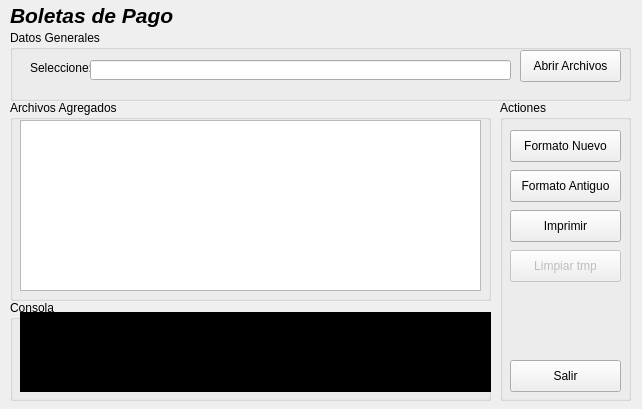
<?xml version="1.0" encoding="UTF-8"?>
<ui version="4.0">
 <class>Form</class>
 <widget class="QWidget" name="Form">
  <property name="geometry">
   <rect>
    <x>0</x>
    <y>0</y>
    <width>642</width>
    <height>409</height>
   </rect>
  </property>
  <property name="minimumSize">
   <size>
    <width>642</width>
    <height>409</height>
   </size>
  </property>
  <property name="maximumSize">
   <size>
    <width>642</width>
    <height>409</height>
   </size>
  </property>
  <property name="windowTitle">
   <string>Convertir Boletas de Pago</string>
  </property>
  <property name="locale">
   <locale language="Spanish" country="Peru"/>
  </property>
  <widget class="QGroupBox" name="groupBox">
   <property name="geometry">
    <rect>
     <x>10</x>
     <y>30</y>
     <width>621</width>
     <height>71</height>
    </rect>
   </property>
   <property name="title">
    <string>Datos Generales</string>
   </property>
   <widget class="QLabel" name="label_2">
    <property name="geometry">
     <rect>
      <x>20</x>
      <y>30</y>
      <width>61</width>
      <height>16</height>
     </rect>
    </property>
    <property name="text">
     <string>Seleccione:</string>
    </property>
   </widget>
   <widget class="QLineEdit" name="txtarchivos">
    <property name="geometry">
     <rect>
      <x>80</x>
      <y>30</y>
      <width>421</width>
      <height>20</height>
     </rect>
    </property>
   </widget>
   <widget class="QPushButton" name="btnopen">
    <property name="geometry">
     <rect>
      <x>510</x>
      <y>20</y>
      <width>101</width>
      <height>32</height>
     </rect>
    </property>
    <property name="text">
     <string>Abrir Archivos</string>
    </property>
   </widget>
  </widget>
  <widget class="QLabel" name="label">
   <property name="geometry">
    <rect>
     <x>10</x>
     <y>0</y>
     <width>181</width>
     <height>31</height>
    </rect>
   </property>
   <property name="font">
    <font>
     <family>Arial</family>
     <pointsize>16</pointsize>
     <weight>75</weight>
     <italic>true</italic>
     <bold>true</bold>
    </font>
   </property>
   <property name="text">
    <string>Boletas de Pago</string>
   </property>
  </widget>
  <widget class="QGroupBox" name="groupBox_2">
   <property name="geometry">
    <rect>
     <x>10</x>
     <y>100</y>
     <width>481</width>
     <height>201</height>
    </rect>
   </property>
   <property name="title">
    <string>Archivos Agregados</string>
   </property>
   <widget class="QListWidget" name="listarchivo">
    <property name="geometry">
     <rect>
      <x>10</x>
      <y>20</y>
      <width>461</width>
      <height>171</height>
     </rect>
    </property>
   </widget>
  </widget>
  <widget class="QGroupBox" name="groupBox_3">
   <property name="geometry">
    <rect>
     <x>10</x>
     <y>300</y>
     <width>481</width>
     <height>101</height>
    </rect>
   </property>
   <property name="title">
    <string>Consola</string>
   </property>
   <widget class="QTextEdit" name="txtstatus">
    <property name="enabled">
     <bool>false</bool>
    </property>
    <property name="geometry">
     <rect>
      <x>10</x>
      <y>12</y>
      <width>471</width>
      <height>80</height>
     </rect>
    </property>
    <property name="styleSheet">
     <string notr="true">background-color: rgb(0, 0, 0);
color: rgb(0, 255, 0);</string>
    </property>
   </widget>
  </widget>
  <widget class="QGroupBox" name="groupBox_4">
   <property name="geometry">
    <rect>
     <x>500</x>
     <y>100</y>
     <width>131</width>
     <height>301</height>
    </rect>
   </property>
   <property name="title">
    <string>Actiones</string>
   </property>
   <widget class="QPushButton" name="btnconvertir">
    <property name="geometry">
     <rect>
      <x>10</x>
      <y>30</y>
      <width>111</width>
      <height>32</height>
     </rect>
    </property>
    <property name="text">
     <string>Formato Nuevo</string>
    </property>
   </widget>
   <widget class="QPushButton" name="btnimprimir">
    <property name="geometry">
     <rect>
      <x>10</x>
      <y>110</y>
      <width>111</width>
      <height>32</height>
     </rect>
    </property>
    <property name="text">
     <string>Imprimir</string>
    </property>
   </widget>
   <widget class="QPushButton" name="btnclear">
    <property name="enabled">
     <bool>false</bool>
    </property>
    <property name="geometry">
     <rect>
      <x>10</x>
      <y>150</y>
      <width>111</width>
      <height>32</height>
     </rect>
    </property>
    <property name="text">
     <string>Limpiar tmp</string>
    </property>
   </widget>
   <widget class="QPushButton" name="btnsalir">
    <property name="geometry">
     <rect>
      <x>10</x>
      <y>260</y>
      <width>111</width>
      <height>32</height>
     </rect>
    </property>
    <property name="text">
     <string>Salir</string>
    </property>
   </widget>
   <widget class="QPushButton" name="btnformtold">
    <property name="geometry">
     <rect>
      <x>10</x>
      <y>70</y>
      <width>111</width>
      <height>32</height>
     </rect>
    </property>
    <property name="text">
     <string>Formato Antiguo</string>
    </property>
   </widget>
  </widget>
 </widget>
 <resources/>
 <connections/>
</ui>
